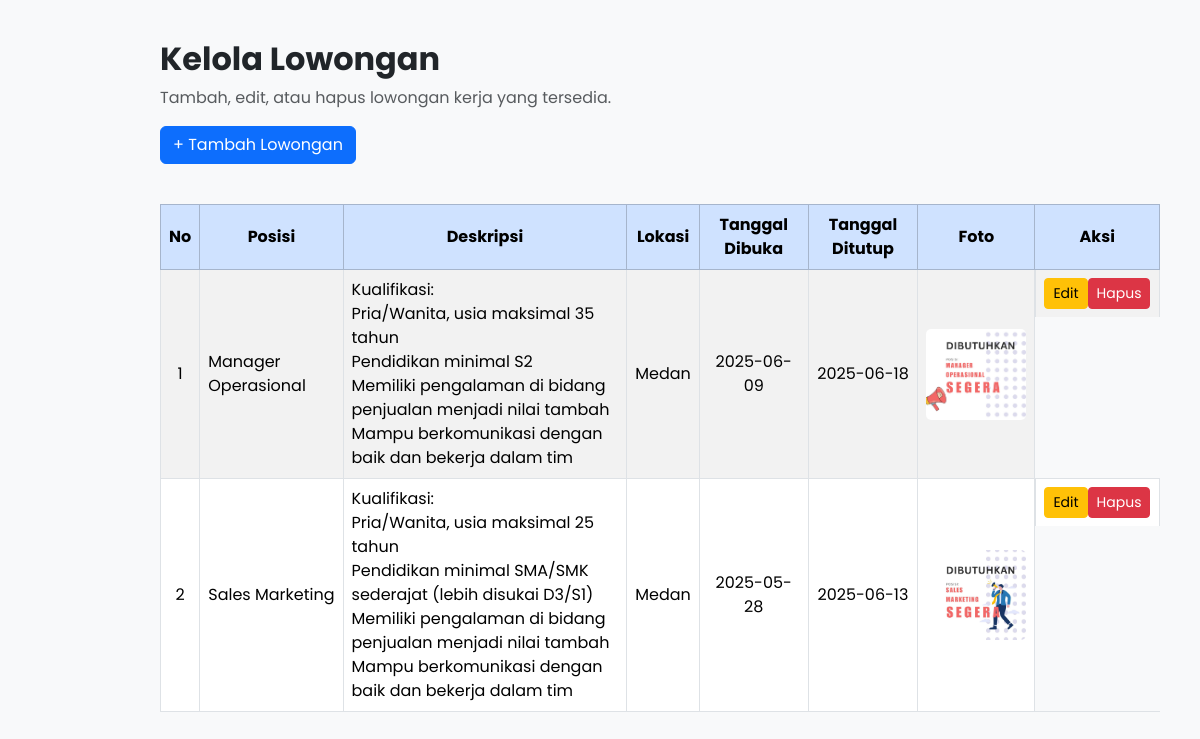
Screenshot of /admin/admin_lowongan.php with the database file from the repository.
### tables this page shows
CREATE TABLE `lowongan` (
  `ID` int(11) NOT NULL,
  `Posisi` varchar(100) NOT NULL,
  `deskripsi` text NOT NULL,
  `foto_deskripsi` varchar(255) DEFAULT NULL,
  `lokasi` varchar(100) NOT NULL,
  `tanggal_post` date NOT NULL,
  `batas_akhir` date NOT NULL
);

### admin/admin_lowongan.php (the view, shortened to what this page needs)
<?php
include 'koneksi.php';
$query = "SELECT * FROM lowongan ORDER BY tanggal_post DESC";
$result = mysqli_query($conn, $query);
?>
<!DOCTYPE html>
<html lang="id">
<head>
    <link href="https://cdn.jsdelivr.net/npm/bootstrap@5.3.2/dist/css/bootstrap.min.css" rel="stylesheet" />
</head>
<body>
<div class="content" id="main-content">
    <h2 class="fw-bold">Kelola Lowongan</h2>
    <p class="text-muted">Tambah, edit, atau hapus lowongan kerja yang tersedia.</p>
    <a href="tambah_lowongan.php" class="btn btn-primary mb-3">+ Tambah Lowongan</a>
    <div class="table-responsive mt-4">
        <table class="table table-bordered table-striped">
            <thead class="table-primary text-center">
                <tr>
                    <th>No</th>
                    <th>Posisi</th>
                    <th>Deskripsi</th>
                    <th>Lokasi</th>
                    <th>Tanggal Dibuka</th>
                    <th>Tanggal Ditutup</th>
                    <th>Foto</th>
                    <th>Aksi</th>
                </tr>
            </thead>
            <tbody>
                <?php
                if (mysqli_num_rows($result) > 0) {
                    $no = 1;
                    while ($row = mysqli_fetch_assoc($result)) {
                        echo "<tr>";
                        echo "<td class='text-center'>{$no}</td>";
                        echo "<td>" . htmlspecialchars($row['Posisi']) . "</td>";
                        echo "<td>" . nl2br(htmlspecialchars($row['deskripsi'])) . "</td>";
                        echo "<td>" . htmlspecialchars($row['lokasi']) . "</td>";
                        echo "<td class='text-center'>" . htmlspecialchars($row['tanggal_post']) . "</td>";
                        echo "<td class='text-center'>" . htmlspecialchars($row['batas_akhir']) . "</td>";
                        if (!empty($row['foto_deskripsi']) && file_exists('uploads/' . $row['foto_deskripsi'])) {
                            echo "<td class='text-center'><img src='uploads/" . htmlspecialchars($row['foto_deskripsi']) . "' alt='Foto Lowongan' class='foto-lowongan'></td>";
                        } else {
                            echo "<td class='text-center text-muted'>-</td>";
                        }
                        echo "<td class='text-center btn-action'>
                            <a href='edit_lowongan.php?edit={$row['ID']}' class='btn btn-warning btn-sm'>Edit</a>
                            <a href='hapus_lowongan.php?id={$row['ID']}' onclick=\"return confirm('Yakin ingin menghapus lowongan ini?');\" class='btn btn-danger btn-sm'>Hapus</a>
                        </td>";
                        echo "</tr>";
                        $no++;
                    }
                } else {
                    echo "<tr><td colspan='8' class='text-center text-muted'>Belum ada lowongan tersedia.</td></tr>";
                }
                ?>
            </tbody>
        </table>
    </div>
</div>
</body>
</html>

### admin/admin_lowongan.php (style rules this page uses)
body { font-family: 'Poppins', sans-serif; background-color: #f8f9fa; margin: 0; padding: 0; }
.content { margin-left: 120px; padding: 40px; }
.table td, .table th { vertical-align: middle; }
.btn-action { display: flex; justify-content: space-around; }
.table-responsive { margin-top: 20px; }
img.foto-lowongan { max-width: 100px; height: auto; border-radius: 5px; }

### rows the page displays
lowongan: Posisi "Manager Operasional", deskripsi "Kualifikasi: Pria/Wanita, usia maksimal 35 tahun Pendidikan minimal S2 Memiliki pengalaman di bidang penjualan menjadi nilai tambah Mampu berkomunikasi dengan baik dan bekerja dalam tim", lokasi "Medan", tanggal_post "2025-06-09", batas_akhir "2025-06-18", foto_deskripsi (picture)
lowongan: Posisi "Sales Marketing", deskripsi "Kualifikasi: Pria/Wanita, usia maksimal 25 tahun Pendidikan minimal SMA/SMK sederajat (lebih disukai D3/S1) Memiliki pengalaman di bidang penjualan menjadi nilai tambah Mampu berkomunikasi dengan baik dan bekerja dalam tim", lokasi "Medan", tanggal_post "2025-05-28", batas_akhir "2025-06-13", foto_deskripsi (picture)
